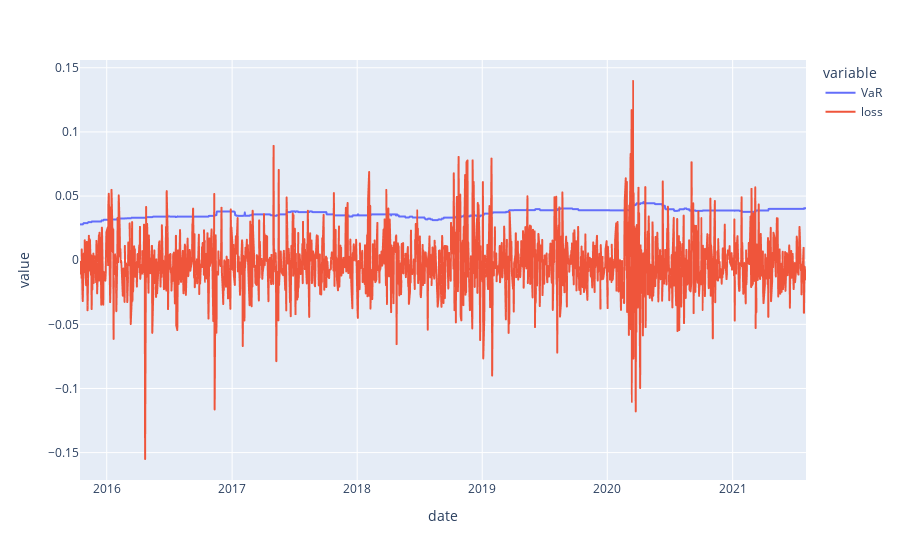

Write notebook code for a chart like this one.
### Code cell
import plotly.express as px
# visualize the losses and the estimates
plot_df = pd.DataFrame()
plot_df['date']=stock_data['date'][-value_at_risk.shape[0]:]
plot_df['loss']=losses
plot_df['VaR']=value_at_risk

fig = px.line(plot_df, x='date', y=['VaR', 'loss'])
fig.show()

### Figure 1 — Plotly figure (JSON) as saved in the notebook; plotly's stock layout.template omitted (floating-point values rounded to 4 significant figures; data arrays with more than 128 entries replaced by an {"elided": "..."} marker saying what was removed)
{"data": [{"hovertemplate": "variable=VaR<br>date=%{x}<br>value=%{y}<extra></extra>", "legendgroup": "VaR", "line": {"color": "#636efa", "dash": "solid"}, "mode": "lines", "name": "VaR", "showlegend": true, "type": "scattergl", "x": {"elided": "1460 str values"}, "xaxis": "x", "y": {"elided": "1460 float values"}, "yaxis": "y"}, {"hovertemplate": "variable=loss<br>date=%{x}<br>value=%{y}<extra></extra>", "legendgroup": "loss", "line": {"color": "#EF553B", "dash": "solid"}, "mode": "lines", "name": "loss", "showlegend": true, "type": "scattergl", "x": {"elided": "1460 str values"}, "xaxis": "x", "y": {"elided": "1460 float values"}, "yaxis": "y"}], "layout": {"legend": {"title": {"text": "variable"}, "tracegroupgap": 0}, "margin": {"t": 60}, "xaxis": {"anchor": "y", "domain": [0, 1], "title": {"text": "date"}}, "yaxis": {"anchor": "x", "domain": [0, 1], "title": {"text": "value"}}}}
